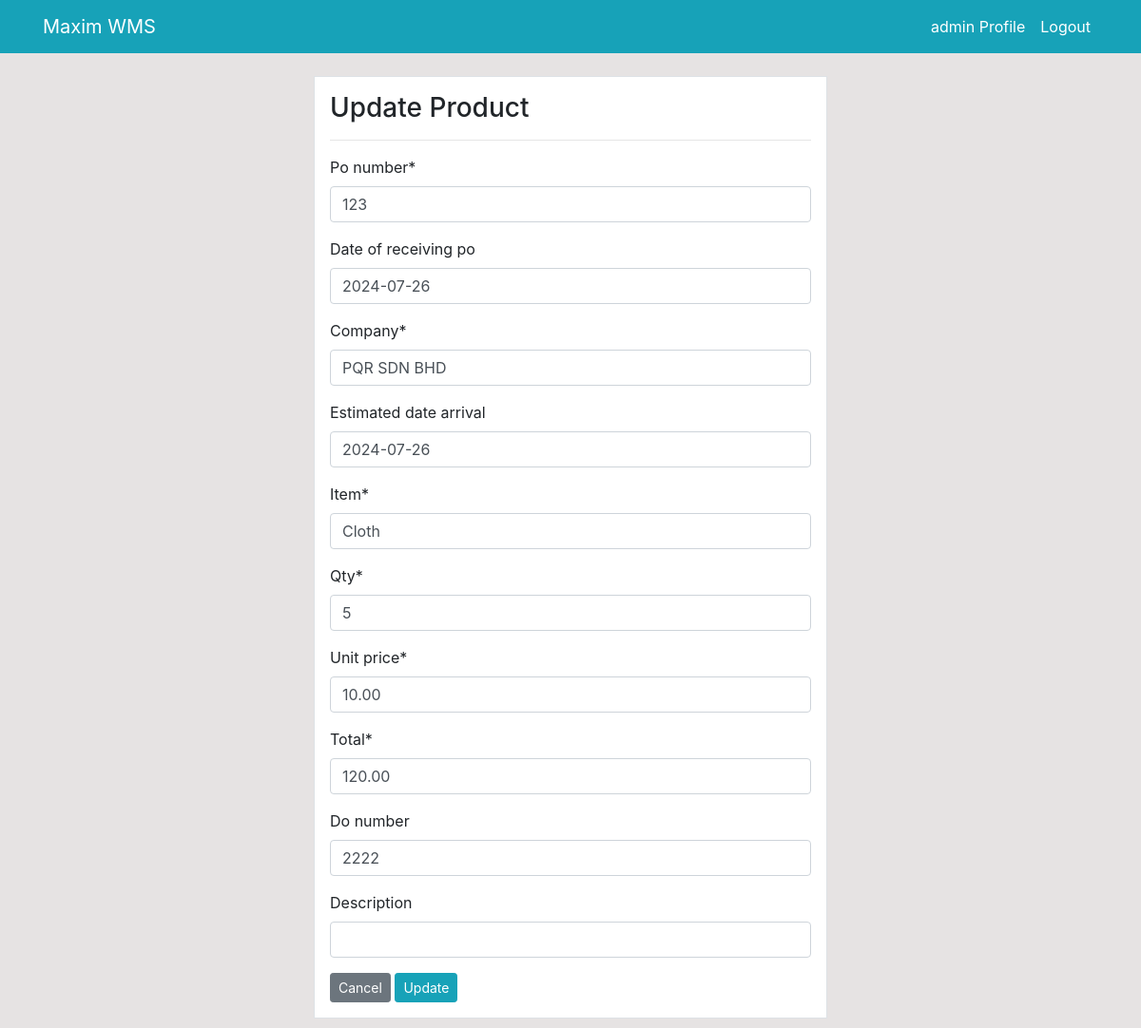
Screenshot of /product/update/1/ (signed in) with the database file from the repository.
### dashboard/models.py (models this page shows, shortened)
class Product(models.Model):
    po_number = models.PositiveIntegerField(null=True)
    date_of_receiving_po = models.DateField(null=True, blank=True)
    company = models.CharField(max_length=1000, null=True)
    estimated_date_arrival = models.DateField(null=True, blank=True)
    item = models.CharField(max_length=1000, null=True)
    qty = models.PositiveIntegerField(null=True)
    unit_price = models.DecimalField(max_digits=10, decimal_places=2, default=0.00)
    total = models.DecimalField(max_digits=10, decimal_places=2, default=0.00)
    do_number = models.PositiveIntegerField(null=True, blank=True) # when DO reached
    description = models.CharField(max_length=1000, null=True, blank=True) # record the condition when DO reached
    class Meta:
        verbose_name_plural = 'Product' # rename in localhost

### dashboard/views.py (the view)
# urls.py: path('product/update/<int:pk>/', views.product_update, name='dashboard-product-update'),
@login_required
def product_update(request, pk):
    products = Product.objects.get(id=pk)
    if request.method == 'POST':
        form = ProductForm(request.POST, instance=products) # instance=product, to pre-fill
        if form.is_valid():
            form.save()
            return redirect('dashboard-product-status')
    else:
        form = ProductForm(instance=products)
    context ={
        'form' : form
    }
    return render(request, 'dashboard/product_update.html',context)

### dashboard/forms.py
class ProductForm(forms.ModelForm):
    class Meta:
        model = Product
        fields = '__all__'

### templates/dashboard/product_update.html (shortened to what this page needs)
{% extends 'partials/base.html' %}
{% load crispy_forms_tags %}
{% block content %}
<div class="container">
    <div class="row my-4">
        <div class="col-md-6 offset-md-3">
            <div class="border p-3 bg-white">
                <h3>Update Product</h3>
                <hr>
                <form method="POST">
                    {{ form|crispy }}
                    <a class="btn btn-secondary btn-sm" href="{% url 'dashboard-product-status' %}">Cancel</a>
                    <input class="btn btn-info btn-sm" type="submit" value="Update">
                </form>
            </div>
        </div>
    </div>
</div>
{% endblock %}

### templates/partials/nav.html (shortened to what this page needs)
<nav class="navbar navbar-expand-lg navbar-info bg-info">
    {% if user.is_authenticated %}
    <div class="container">
        <a class="navbar-brand text-white" href="{% url 'dashboard-index' %}">Maxim WMS</a>
        <div class="collapse navbar-collapse" id="navbarSupportedContent">
            <ul class="navbar-nav ml-auto">
                <li class="nav-item active">
                    <a class="nav-link text-white" href="{% url 'user-profile' %}">{{ user.username }} Profile </a>
                </li>
                <li class="nav-item">
                    <a class="nav-link text-white" href="{% url 'user-login' %}">Logout</a>
                </li>
            </ul>
            {% endif %}
        </div>
    </div>
</nav>

### static/style.css (style rules this page uses)
body { background: rgb(230, 227, 227); }

### rows the page displays
Product: po_number "123", date_of_receiving_po "2024-07-26", company "PQR SDN BHD", estimated_date_arrival "2024-07-26", item "Cloth", qty "5", unit_price "10.00", total "120.00", do_number "2222"

### other values shown
{{ user.username }} "admin"
